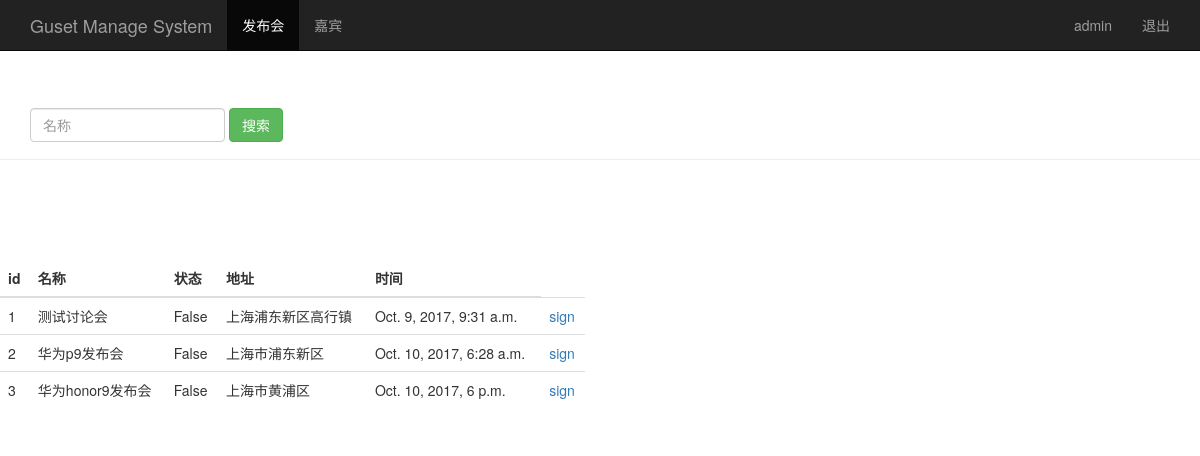
The page /event_manage/ (signed in) on the database its author committed.
### sign/models.py (models this page shows, shortened)
class Event(models.Model):
	name = models.CharField(max_length = 100)
	limit = models.IntegerField()
	status = models.BooleanField()
	address = models.CharField(max_length = 200)
	start_time = models.DateTimeField('events time')
	create_time = models.DateTimeField(auto_now = True)

### sign/views.py (the view)
# urls.py: url(r'^event_manage/$', views.event_manage),
@login_required
def event_manage(request):
	event_list = Event.objects.all()
	username = request.session.get('user', '')
	return render(request, 'sign/event_manage.html', {'user': username, 'events': event_list})

### sign/templates/sign/event_manage.html (shortened to what this page needs)
<!DOCTYPE html>
<html lang="en">
<head>
    {% load staticfiles %}
    <link rel="stylesheet" href="{% static 'bootstrap/css/bootstrap.min.css' %}">
</head>
<body>
   <nav class="navbar navbar-inverse navbar-fixed-top">
       <div class="container">
           <div class="navbar-header">
               <a class="navbar-brand" href="/sign/event_manage/">Guset Manage System</a>
           </div>
           <div id="navbar" class="collapse navbar-collapse">
               <ul class="nav navbar-nav">
                   <li class="active"><a href="#">发布会</a></li>
                   <li><a href="/guest_manage/">嘉宾</a></li>
               </ul>
               <ul class="nav navbar-nav navbar-right">
                   <li><a href="#">{{ user }}</a></li>
                   <li><a href="/logout">退出</a></li>
               </ul>
           </div>
       </div>
   </nav>
    <div class="page-header" style="padding-top: 60px">
        <div id="navbar" class="navbar-collapse collapse">
            <form class="navbar-form" method="get" action="/search_name">
                <div class="form-group">
                    <input type="text" name="name" class="form-control" placeholder="名称">
                </div>
                <button type="submit" class="btn btn-success">搜索</button>
            </form>
        </div>
    </div>
    <div class="row" style="padding-top: 80px;">
        <div class="col-md-6">
            <table class="table">
                <thead>
                    <tr>
                        <th>id</th>
                        <th>名称</th>
                        <th>状态</th>
                        <th>地址</th>
                        <th>时间</th>
                    </tr>
                </thead>
                <tbody>
                    {% for event in events %}
                    <tr>
                        <td>{{ event.id }}</td>
                        <td>{{ event.name }}</td>
                        <td>{{ event.status }}</td>
                        <td>{{ event.address }}</td>
                        <td>{{ event.start_time }}</td>
                        <td>
                            <a href="/sign_index/{{ event.id }}/" target="{{ event.id }}_blank">
                                sign
                            </a>
                        </td>
                    </tr>
                    {% endfor %}
                </tbody>
            </table>
        </div>
    </div>
</body>
</html>

### rows shown on the page
Event: id "1", name "测试讨论会", status "False", address "上海浦东新区高行镇", start_time "Oct. 9, 2017, 9:31 a.m."
Event: id "2", name "华为p9发布会", status "False", address "上海市浦东新区", start_time "Oct. 10, 2017, 6:28 a.m."
Event: id "3", name "华为honor9发布会", status "False", address "上海市黄浦区", start_time "Oct. 10, 2017, 6 p.m."

### other values the page prints
{{ user }} "admin"
